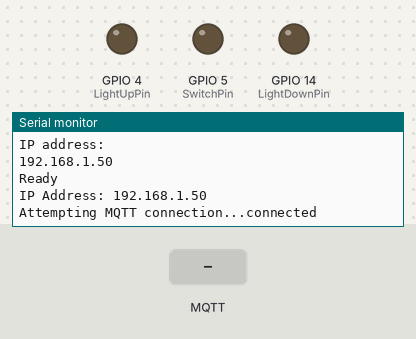
Bench run of a sketch on a simulated ESP8266 (NodeMCU). On the bench: output pins drawn as LEDs (lit = HIGH), the last lines printed to the serial monitor. Inputs (shaded band) come from the test bench. WiFi joins after 1.5 s; servers stay silent unless stated; no MQTT or app messages arrive unless stated.

Above: at 2.7 s.
2.8 s: MQTT message "1" arrives on the first subscribed topic
At 3.9 s:
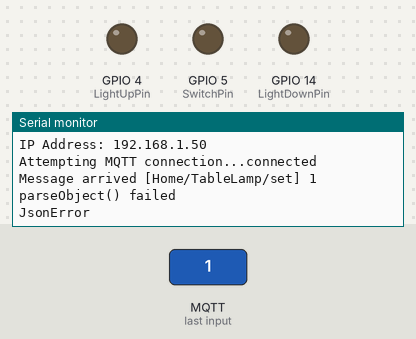
4.3 s: MQTT message "on" arrives on the first subscribed topic
At 5.0 s:
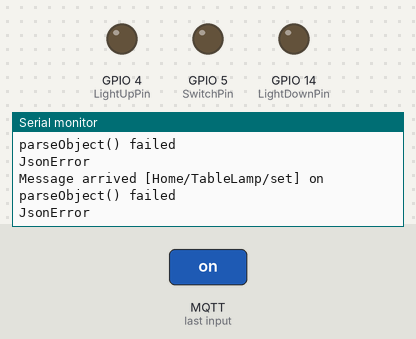
5.8 s: MQTT message "off" arrives on the first subscribed topic
At 6.2 s:
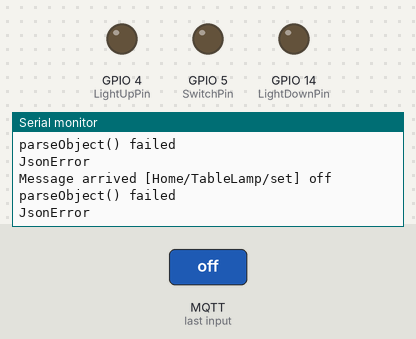

Measured:
- after the input at 2.8 s, the serial monitor: prints a new line at once (image 1)
- after the input at 4.3 s, the serial monitor: prints a new line at once (image 2)
- after the input at 5.8 s, the serial monitor: prints a new line at once (image 3)

The sketch:

LightP.ino
```cpp
#include <ArduinoJson.h>
#include <ESP8266WiFi.h>
#include <PubSubClient.h>
#include <ESP8266mDNS.h>
#include <WiFiUdp.h>
#include <ArduinoOTA.h>


/************ WIFI and MQTT Information (CHANGE THESE FOR YOUR SETUP) ******************/
const char* ssid = "YourWifi"; //type your WIFI information inside the quotes
const char* password = "YourWifiPassword";
const char* mqtt_server = "MQTTIP";
const char* mqtt_username = "MQTTName";
const char* mqtt_password = "MQTTPassword";
const int mqtt_port = 1883;

/**************************** FOR OTA **************************************************/
#define SENSORNAME "OTAName" //change this to whatever you want to call your device
#define OTApassword "OTAPassword" //the password you will need to enter to upload remotely via the ArduinoIDE
int OTAport = 8266;

/************* MQTT TOPICS (change these topics as you wish)  **************************/
const char* light_state_topic = "Home/TableLamp";
const char* light_set_topic = "Home/TableLamp/set";

const char* on_cmd = "ON";
const char* off_cmd = "OFF";


/****************************************FOR JSON***************************************/
const int BUFFER_SIZE = JSON_OBJECT_SIZE(10);
#define MQTT_MAX_PACKET_SIZE 512

const uint8_t SwitchPin = 5;
const uint8_t LightUpPin = 4;
const uint8_t LightDownPin = 14;

int pre_time = 0;
int hold_time = 200;

bool ProcessEnable = false;
bool stateOn = false;
bool Onbeforestate = false;
int StateSel = -1;
byte brightness = 5;
byte Brightness = brightness;
byte subBrightness = 0;
bool stateChange = false;

WiFiClient espClient;
PubSubClient client(espClient);

void setup()
{
  // put your setup code here, to run once:
  Serial.begin(115200);

  setup_wifi();
  client.setServer(mqtt_server, mqtt_port);
  client.setCallback(callback);

  //OTA SETUP
  ArduinoOTA.setPort(OTAport);
  // Hostname defaults to esp8266-[ChipID]
  ArduinoOTA.setHostname(SENSORNAME);

  // No authentication by default
  ArduinoOTA.setPassword((const char *)OTApassword);

  ArduinoOTA.onStart([]() {
	String type;
	if (ArduinoOTA.getCommand() == U_FLASH)
		type = "sketch";
	else // U_SPIFFS
		type = "filesystem";
    Serial.println("Starting" + type);
  });
  ArduinoOTA.onEnd([]() {
    Serial.println("\nEnd");
  });
  ArduinoOTA.onProgress([](unsigned int progress, unsigned int total) {
    Serial.printf("Progress: %u%%\r", (progress / (total / 100)));
  });
  ArduinoOTA.onError([](ota_error_t error) {
    Serial.printf("Error[%u]: ", error);
    if (error == OTA_AUTH_ERROR) Serial.println("Auth Failed");
    else if (error == OTA_BEGIN_ERROR) Serial.println("Begin Failed");
    else if (error == OTA_CONNECT_ERROR) Serial.println("Connect Failed");
    else if (error == OTA_RECEIVE_ERROR) Serial.println("Receive Failed");
    else if (error == OTA_END_ERROR) Serial.println("End Failed");
  });
  ArduinoOTA.begin();

  pinMode(SwitchPin, OUTPUT);
  pinMode(LightUpPin, OUTPUT);
  pinMode(LightDownPin, OUTPUT);

  digitalWrite(SwitchPin, LOW);
  digitalWrite(LightUpPin, LOW);
  digitalWrite(LightDownPin, LOW);

  Serial.println("Ready");
  Serial.print("IP Address: ");
  Serial.println(WiFi.localIP());

}

void loop()
{
	// put your main code here, to run repeatedly:
	if (!client.connected()) {
		reconnect();
	}

	if (WiFi.status() != WL_CONNECTED) {
		delay(1);
		Serial.print("WIFI Disconnected. Attempting reconnection.");
		setup_wifi();
		return;
	}

	client.loop();

	ArduinoOTA.handle();

	if (ProcessEnable)
	{
		switch (StateSel)
		{
			case 1:
				EnableSign(SwitchPin);
				break;
			case 2:
				EnableSign(LightUpPin);
				break;
			case 3:
				EnableSign(LightDownPin);
				break;
			default:
				break;
		}

	}

}

/********************************** START SETUP WIFI*****************************************/
void setup_wifi()
{

  delay(10);
  // We start by connecting to a WiFi network
  Serial.println();
  Serial.print("Connecting to ");
  Serial.println(ssid);

  WiFi.mode(WIFI_STA);
  WiFi.begin(ssid, password);

  while (WiFi.status() != WL_CONNECTED)
  {
    delay(500);
    Serial.print(".");
  }

  Serial.println("");
  Serial.println("WiFi connected");
  Serial.println("IP address: ");
  Serial.println(WiFi.localIP());
}

void callback(char* topic, byte* payload, unsigned int length)
{
	Serial.print("Message arrived [");
	Serial.print(topic);
	Serial.print("] ");

	char message[length + 1];
	for (int i = 0; i < length; i++)
	{
		message[i] = (char)payload[i];
	}
	message[length] = '\0';
	Serial.println(message);

	if (!processJson(message))
	{
		Serial.println("JsonError");
		return;
	}

	sendState();
}

/********************************** START SEND STATE*****************************************/
void sendState()
{
	StaticJsonBuffer<BUFFER_SIZE> jsonBuffer;

	JsonObject& root = jsonBuffer.createObject();

	root["state"] = (stateOn) ? on_cmd : off_cmd;
	JsonObject& color = root.createNestedObject("color");

	root["brightness"] = Brightness;

	char buffer[root.measureLength() + 1];
	root.printTo(buffer, sizeof(buffer));

	client.publish(light_state_topic, buffer, true);
}

/********************************** START PROCESS JSON*****************************************/
bool processJson(char* message)
{
	StaticJsonBuffer<BUFFER_SIZE> jsonBuffer;

	JsonObject& root = jsonBuffer.parseObject(message);

	if (!root.success())
	{
		Serial.println("parseObject() failed");
		return false;
	}

	if (root.containsKey("state"))
	{
		if (strcmp(root["state"], on_cmd) == 0)
		{
			stateOn = true;
			if (stateOn != Onbeforestate)
			{
				Onbeforestate = true;
				StateSel = 1;
				pre_time = millis();
				ProcessEnable = true;
			}
		}
		else if (strcmp(root["state"], off_cmd) == 0)
		{
			stateOn = false;
			if (stateOn != Onbeforestate)
			{
				Onbeforestate = false;
				StateSel = 1;
				pre_time = millis();
				ProcessEnable = true;
			}
		}
	}

	if (root.containsKey("brightness"))
	{
		brightness = root["brightness"];
		if (Brightness > brightness && !stateChange)
		{
			//subBrightness = Brightness - brightness;
			if ((Brightness - 1)<=1)
			{
				Brightness = 1;
			}
			else
			{
				Brightness = Brightness - 1;
			}

			StateSel = 3;
			pre_time = millis();
			ProcessEnable = true;
		}
		else if (Brightness < brightness && !stateChange)
		{
			if ((Brightness + 1) >= 5)
			{
				Brightness = 5;
			}
			else
			{
				Brightness = Brightness + 1;
			}
			StateSel = 2;
			pre_time = millis();
			ProcessEnable = true;
		}
	}
	else
	{
		Brightness = brightness;
	}

	return true;
}

/********************************** START RECONNECT*****************************************/
void reconnect()
{
	// Loop until we're reconnected
	while (!client.connected())
	{
		Serial.print("Attempting MQTT connection...");
		// Attempt to connect
		if (client.connect(SENSORNAME, mqtt_username, mqtt_password)) {
			Serial.println("connected");
			client.subscribe(light_set_topic);
			//setColor(0, 0, 0);
			sendState();
		}
		else {
			Serial.print("failed, rc=");
			Serial.print(client.state());
			Serial.println(" try again in 5 seconds");
			// Wait 5 seconds before retrying
			delay(5000);
		}
	}
}

bool EnableSign(int pin)
{
	int cur_time = millis(); //
	stateChange = true;
	if (cur_time - pre_time > hold_time)//
	{
		//*led_state = !(*led_state); //
		//pre_time = cur_time;//
		ProcessEnable = false;
		stateOn = -1;
		digitalWrite(pin, LOW);
		stateChange = false;
		return 1;
	}
	digitalWrite(pin, HIGH);
  return 0;
}
```
